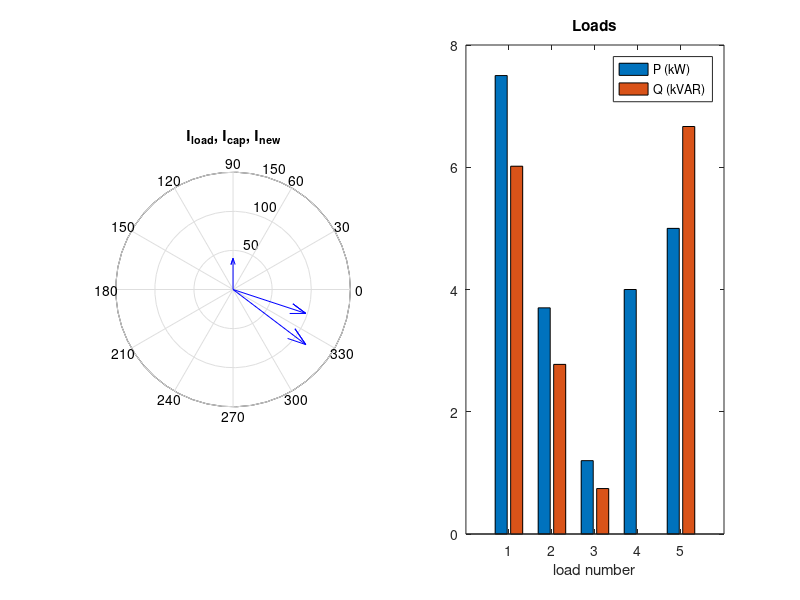

Write the MATLAB code that produced this figure.
% Day 113 · Project 6: AC Circuit Analyzer and Power Factor Correction — Full program
% Run: open this file in MATLAB and press Run (or type main in the Command Window)

clc; clear; close all;
V = 230; f = 50;
loads = struct('name', {'Induction motor', 'Pump motor', 'Fluorescent lights', 'Heater', 'Welding set'}, ...
               'P_kW', {7.5, 3.7, 1.2, 4.0, 5.0}, 'pf', {0.78, 0.80, 0.85, 1.00, 0.60});
P = [loads.P_kW];  pf = [loads.pf];
Q = P .* tan(acos(pf));
S = sqrt(P.^2 + Q.^2);
fprintf('%-20s %7s %7s %8s %8s %8s\n', 'Load', 'P kW', 'pf', 'Q kVAR', 'S kVA', 'I (A)');
for k = 1:numel(loads)
    fprintf('%-20s %7.2f %7.2f %8.2f %8.2f %8.2f\n', loads(k).name, P(k), pf(k), Q(k), S(k), S(k)*1000/V);
end
Pt = sum(P); Qt = sum(Q); St = hypot(Pt, Qt); pft = Pt/St; It = St*1000/V;
fprintf('%-20s %7.2f %7.2f %8.2f %8.2f %8.2f\n\n', 'TOTAL', Pt, pft, Qt, St, It);
% ---- power factor correction ----
targets = [0.90 0.95 0.98 1.00];
R_line = 0.15;                                  % ohm, feeder resistance
demand_rate = 350;                              % Rs per kVA per month
fprintf('%8s %10s %10s %8s %10s %12s\n', 'Target', 'Qc kVAR', 'C (uF)', 'I (A)', 'Loss (W)', 'Saving Rs/m');
loss0 = It^2 * R_line;
for pf2 = targets
    Qc = Pt * (tan(acos(pft)) - tan(acos(pf2)));
    C = Qc*1000 / (2*pi*f*V^2);
    S2 = Pt / pf2;  I2 = S2*1000/V;
    loss = I2^2 * R_line;
    saving = (St - S2) * demand_rate;
    fprintf('%8.2f %10.2f %10.1f %8.1f %10.0f %12.0f\n', pf2, Qc, C*1e6, I2, loss, saving);
end
fprintf('(Line loss before correction: %.0f W)\n', loss0);
% ---- check with complex numbers ----
pf2 = 0.95;
Qc = Pt * (tan(acos(pft)) - tan(acos(pf2)));
C = Qc*1000 / (2*pi*f*V^2);
Iload = conj((Pt + 1j*Qt)*1000 / V);            % I = conj(S/V)
Icap = V * 1j*2*pi*f*C;
Inew = Iload + Icap;
fprintf('\nPhasor check: |I| %.1f A -> %.1f A, pf %.3f -> %.3f\n', abs(Iload), abs(Inew), cos(angle(Iload)), cos(angle(Inew)));
subplot(1, 2, 1); compass([Iload Icap Inew]); title('I_{load}, I_{cap}, I_{new}')
subplot(1, 2, 2); bar([P; Q]', 'grouped'); legend('P (kW)', 'Q (kVAR)'); title('Loads'); xlabel('load number')
